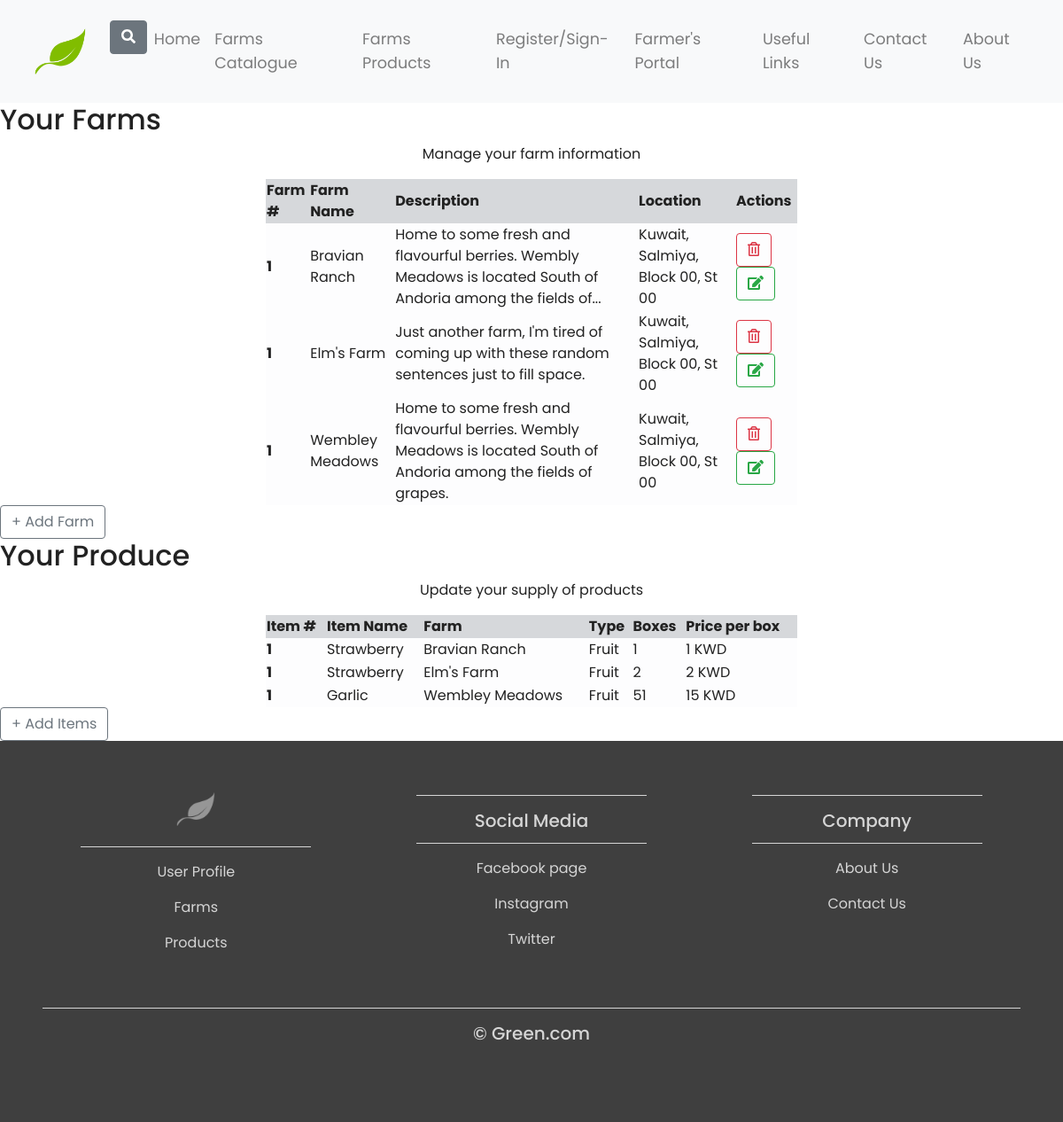
/farmportal/ (signed in), run on an earlier commit of the app's database.
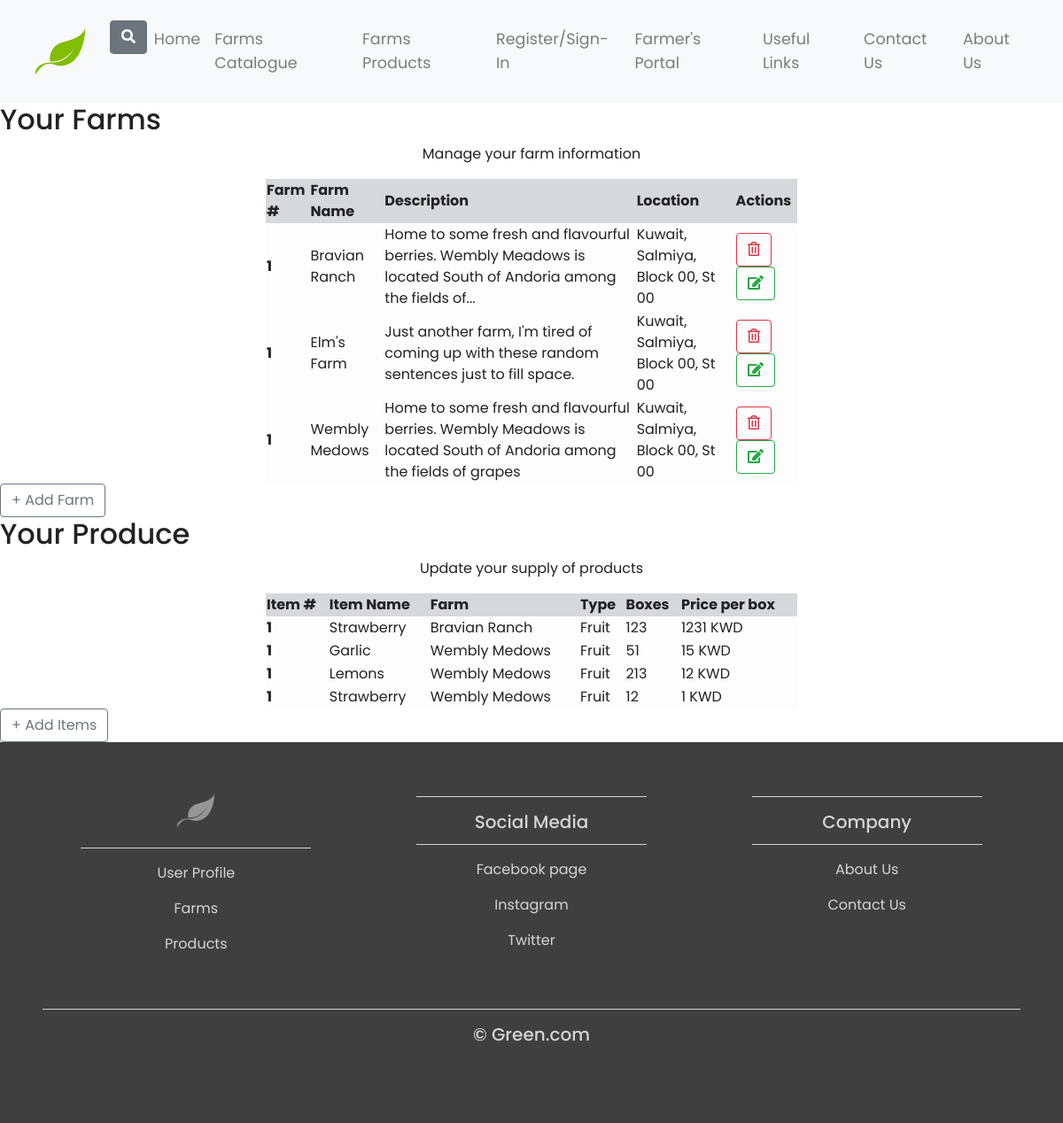
And on a later commit of the database.
### tables this page shows
CREATE TABLE "farms" (
	"farm_ID"	INTEGER,
	"name"	VARCHAR(20),
	"description"	VARCHAR(500),
	PRIMARY KEY("farm_ID" AUTOINCREMENT)
);

CREATE TABLE "productPerFarm" (
	"ID"	INTEGER UNIQUE,
	"ProductName"	VARCHAR(500),
	"Boxes"	INTEGER,
	"pricePerBox"	NUMERIC,
	"farmName"	VARCHAR(500),
	"farmID"	INTEGER,
	PRIMARY KEY("ID" AUTOINCREMENT)
);

### modules/Farmsportal/Farmsportal.py (the view)
@farmportal.route("/")
@login_required
def farmer_view():
    db = UserDatabase(current_app.config["USERS_DB"])
    loggeduser = current_user.get_id()
    data = db.get_userID(loggeduser)
    myInt = data[0][0]
    farmID = db.get_farmID(myInt)
    farms = []
    for x in farmID:
        for b in x:
            finalfarmID = b
            farms.append(b)
    usersfarminfo = []
    count = 0
    for x in farms:
        usersfarminfo.append(db.get_farminfo(farms[count]))
        count += 1
    farmnames = []
    count2 = 0
    for x in farms:
        farmnames.append(db.get_farmname(farms[count2]))
        count2 +=1
    productnames = []
    productnames.append(db.get_productname())
    idcount=0
    farmidint = []
    for z in farmID:
        for d in z:
            farmidint.append(farmID[idcount][0])
            idcount+=1
    productinfo = []
    count2 = 0
    for x in farmidint:
        productinfo.append(db.get_productinfo(farmidint[count2]))
        count2 += 1
    print(productinfo)
    finalproductinfo = []
    for x in productinfo:
        for b in x:
            finalproductinfo.append(b)
    print(finalproductinfo)
    return render_template("farm-portal.html", farminfo = usersfarminfo, names=farmnames, productnames = productnames, productinfo = finalproductinfo)

### app.py (called while the page is built)
@login_manager.user_loader
def load_user(user_id):
    db = UserDatabase(app.config["USERS_DB"])
    user = db.check_user(user_id)
    if user:
        user = User(user[0])
        return user
    return None

### models.py (called while the page is built)
    def get_id(self):
        return self.user_id

### modules/Auth/user_db.py (called while the page is built)
    def check_user(self, username):
            sql = """
                SELECT username, password, id, access
                FROM users
                WHERE username = ?
            """
            self.cursor.execute(sql, (username, ))
            return self.cursor.fetchone()

    def get_userID(self, loggedusername):
            sql = """
                SELECT id
                FROM users
                WHERE username = ?
            """
            self.cursor.execute(sql, (loggedusername,))
            loggeduser = self.cursor.fetchall()
            return loggeduser

    def get_farmID(self, farmIDint):
        sql = """
                SELECT FARMID
                FROM userfarms
                WHERE userID = ?
            """
        self.cursor.execute(sql, (farmIDint,))
        currentuserfarmID = self.cursor.fetchall()
        return currentuserfarmID

    def get_farminfo(self, finalfarmID):
        sql = """
                SELECT farm_id, name, description
                FROM farms
                WHERE farm_ID = ?
            """
        self.cursor.execute(sql, (finalfarmID,))
        farminfo = self.cursor.fetchall()
        return farminfo

    def get_farmname(self, finalfarmID):
        sql = """
                SELECT name
                FROM farms
                WHERE farm_ID = ?
            """
        self.cursor.execute(sql, (finalfarmID,))
        farmnames = self.cursor.fetchall()
        return farmnames

    def get_productname(self):
        sql = """
                SELECT name
                FROM Products
            """
        self.cursor.execute(sql, )
        return self.cursor.fetchall()

    def get_productinfo(self, pid):
        sql = """
                SELECT ProductName, Boxes, pricePerBox, farmName
                FROM productPerFarm
                WHERE farmID = ?
            """
        self.cursor.execute(sql, (pid,))
        productinfo = self.cursor.fetchall()
        return productinfo

    def __del__(self):
            self.__connection.close()

### templates/farm-portal.html (shortened to what this page needs)
<!DOCTYPE html>
<html lang="en">
<head>
	<link rel="stylesheet" href="https://maxcdn.bootstrapcdn.com/bootstrap/4.0.0/css/bootstrap.min.css">
	<link rel="stylesheet" href="{{ url_for('static', filename='style.css') }}">
</head>
<nav class="navbar navbar-expand-md navbar-light bg-light sticky-top">
<div class="container-fluid">
	<a class="navbar-brand" href="{{ url_for('index') }}"><img src="{{url_for('static', filename='logo3.png')}}"></a>
	<div class="collapse navbar-collapse" id="navbarResponsive">
		<ul class="navbar-nav ml-auto">
			<li class="nav-item">
				<div class="dropdown show">
					<a class="btn btn-secondary" href="#" role="button" id="dropdownMenuLink" data-toggle="dropdown" aria-haspopup="true" aria-expanded="false">
						<i class="fas fa-search"></i>
					</a>
				  </div>
			</li>
			<li class="nav-item">
				<a class="nav-link" href="{{ url_for('index') }}">Home</a>
			</li>
			<li class="nav-item">
				<a class="nav-link" href="{{ url_for('farms.all_farms_view')}}">Farms Catalogue</a>
			</li>
			<li class="nav-item">
				<a class="nav-link" href="{{ url_for('products.all_products_view') }}">Farms Products</a>
			</li>
			<li class="nav-item">
				<a class="nav-link" href="{{ url_for('auth.register_post') }}">Register/Sign-In</a>
			</li>
			<li class="nav-item">
				<a class="nav-link" href="{{ url_for('farmportal') }}">Farmer's Portal</a>
			</li>
			<li class="nav-item">
				<a class="nav-link" href="{{ url_for('usefullinks') }}">Useful Links</a>
			</li>
			<li class="nav-item">
				<a class="nav-link" href="#">Contact Us</a>
			</li>
			<li class="nav-item">
				<a class="nav-link" href="{{ url_for('aboutus') }}">About Us</a>
			</li>
		</ul>
	</div>
</div>
</nav>
<div class="tables">
	<h2>Your Farms</h2>
	<p class="hint-text text-center">Manage your farm information</p>
	<table class="table-secondary col-6 offset-3">
		<thead>
		  <tr>
			<th>Farm #</th>
			<th>Farm Name</th>
			<th>Description</th>
			<th>Location</th>
			<th>Actions</th>
		  </tr>
		</thead>
		<tbody>
		{% for info in farminfo %}
			{% for x in info%}
		  <tr class="table-light">
			<form action="{{url_for('farmportal.delete')}}" method="POST">
			<th scope="row">1</th>
				<td name="test">{{ x[1]	}}</td>
				<td>{{	x[2]	}}</td>
				<td>Kuwait, Salmiya, Block 00, St 00</td>
				<td>
					<button type="submit" class="btn btn-outline-danger"><i class="far fa-trash-alt"></i></button>
					<button type="button" class="btn btn-outline-success"><i class="fas fa-edit"></i></button>
					</form>
				{%endfor%}
			{% endfor %}
		</tbody>
	  </table>
	  <button type="button" class="btn btn-outline-secondary" data-toggle="modal" data-target="#farmModal">+ Add Farm</button>
</div>
<div class="tables">
	<h2>Your Produce</h2>
	<p class="hint-text text-center">Update your supply of products</p>
	<table class="table-secondary col-6 offset-3">
		<thead>
		  <tr>
			<th>Item #</th>
			<th>Item Name</th>
			<th>Farm</th>
			<th>Type</th>
			<th>Boxes</th>
			<th>Price per box</th>
		  </tr>
		</thead>
		<tbody>
		{% for info in productinfo %}
		  <tr class="table-light">
			<th scope="row">1</th>
			<td>{{info[0]}}</td>
			<td>{{info[3]}}</td>
			<td>Fruit</td>
			<td>{{info[1]}}</td>
			<td>{{info[2]}} KWD</td>
		{%endfor%}
		  </tr>
		</tbody>
	  </table>
	  <button type="button" class="btn btn-outline-secondary" data-toggle="modal" data-target="#itemsModal">+ Add Items</button>
</div>
<footer>
	<div class="container-fluid padding">
	<div class="row text-center">
		<div class="col-md-4">
			<img src="{{url_for('static', filename='grey.png')}}" width="60" height="58">
			<hr class="light">
			<a href="{{ url_for('farmer.farmer_view') }}"><p>User Profile</p></a>
			<a href="{{ url_for('farms.all_farms_view')}}"><p>Farms</p></a>
			<P>Products</P>
		</div>
		<div class="col-md-4">
			<hr class="light">
			<h5>Social Media</h5>
			<hr class="light">
			<p>Facebook page</p>
			<p>Instagram</p>
			<p>Twitter</p>
		</div>
		<div class="col-md-4">
			<hr class="light">
			<h5>Company</h5>
			<hr class="light">
			<a href= "{{ url_for('aboutus') }}"><p>About Us</p></a>
			<p>Contact Us</p>
		</div>
		<div class="col-12">
			<hr class="light-100">
			<h5>&copy; Green.com</h5>
		</div>
	</div>
	</div>
	</footer>
    </body>
    </html>

### static/style.css (style rules this page uses)
html, body { height: 100%; width: 100%; font-family: 'Poppins', sans-serif; color: #222; }
.navbar { padding: 0.8rem; }
.nav-link { font-size: 1.1em !important; }
.padding { padding-bottom: 2rem ; }
footer { background-color: #3f3f3f; color: #d5d5d5; padding: 2rem; }
hr.light { border-top: 1px solid #d5d5d5; width: 75%; margin-top: 0.8rem; margin-bottom: 1rem; }
footer a { color: #d5d5d5; }
hr.light-100 { border-top: 1px solid #d5d5d5; width: 100%; margin-top: 0.8rem; margin-bottom: 1rem; }
[class*="col-"] { padding: 1rem; }
.navbar-brand img { width: 5rem; height: 5rem; }

What changed in the data, as far as the page shows it:
removed productPerFarm: ProductName "Strawberry", farmName "Bravian Ranch", Boxes "1", pricePerBox "1"
removed productPerFarm: ProductName "Strawberry", farmName "Elm's Farm", Boxes "2", pricePerBox "2"
changed farms: name "Wembley Meadows" → "Wembly Medows"; description "Home to some fresh and flavourful berries. Wembly Meadows is located South of Andoria among the fields of grapes." → "Home to some fresh and flavourful berries. Wembly Meadows is located South of Andoria among the fields of grapes"
added productPerFarm: ProductName "Strawberry", farmName "Bravian Ranch", Boxes "123", pricePerBox "1231"
changed productPerFarm "Garlic": farmName "Wembley Meadows" → "Wembly Medows"
added productPerFarm: ProductName "Lemons", farmName "Wembly Medows", Boxes "213", pricePerBox "12"
added productPerFarm: ProductName "Strawberry", farmName "Wembly Medows", Boxes "12", pricePerBox "1"
